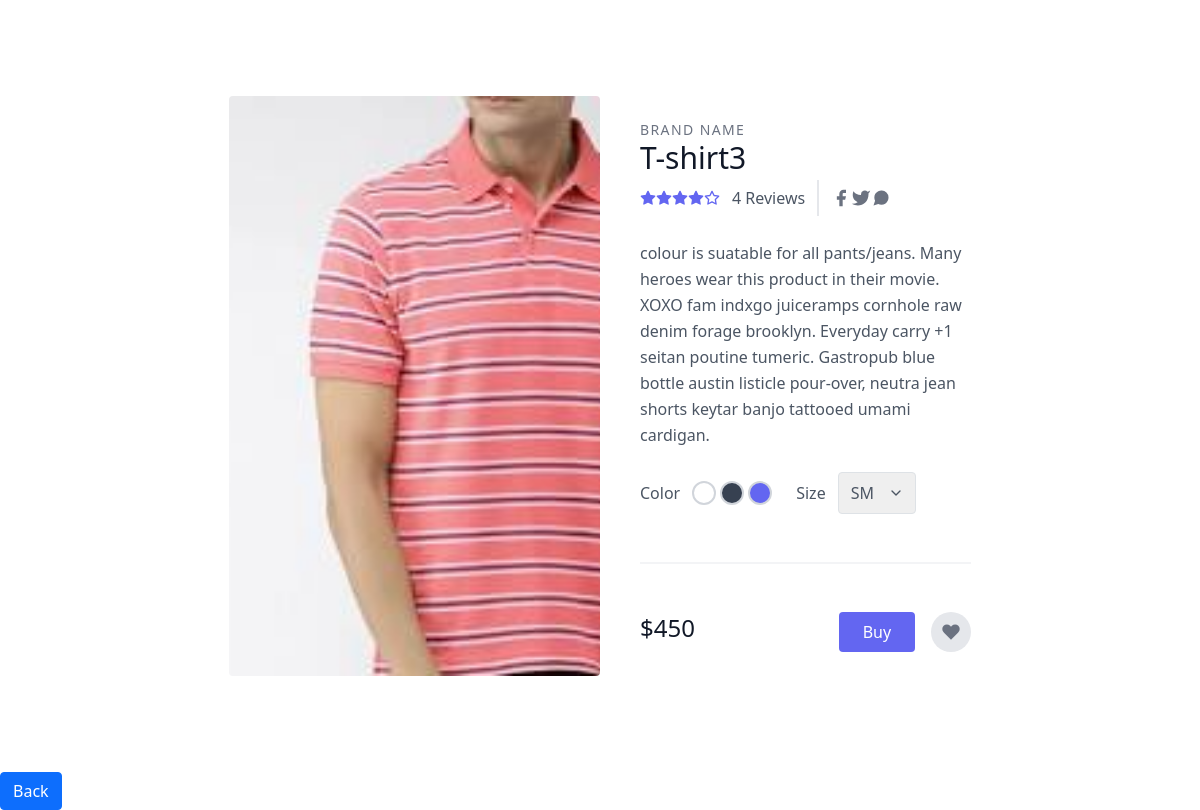
Page /productview/6 on the committed database.
### shop/models.py (models this page shows)
class Product(models.Model):
    Product_id = models.AutoField(primary_key=True)
    Product_name = models.CharField(max_length=200)
    cat = models.CharField(max_length=200,default='')
    desc = models.CharField(max_length=400)
    Price = models.IntegerField(default=0)
    pub_date = models.DateField(default="")
    product_image = models.ImageField(upload_to=None, height_field=None, width_field=None, max_length=None)
    def __str__(self):
        return self.Product_name

### shop/views.py (the view)
# urls.py: path('productview/<int:myid>',views.productview,name='productview'),
def productview(request,myid):
    product = Product.objects.filter(Product_id=myid)
    print(product)
    return render(request,'shop/template/prodview.html',{'product':product[0]})

### shop/template/prodview.html (shortened to what this page needs)
<!doctype html>
<html lang="en">
  <head>
    <link href="https://cdn.jsdelivr.net/npm/bootstrap@5.0.2/dist/css/bootstrap.min.css" rel="stylesheet">
    <link href="https://unpkg.com/tailwindcss@^2/dist/tailwind.min.css" rel="stylesheet">
  </head>
  <body>
    <section class="text-gray-600 body-font overflow-hidden">
  <div class="container px-5 py-24 mx-auto">
    <div class="lg:w-4/5 mx-auto flex flex-wrap">
      <img alt="ecommerce" class="lg:w-1/2 w-full lg:h-auto h-64 object-cover object-center rounded" src="/media/{{product.product_image}}">
      <div class="lg:w-1/2 w-full lg:pl-10 lg:py-6 mt-6 lg:mt-0">
        <h2 class="text-sm title-font text-gray-500 tracking-widest">BRAND NAME</h2>
        <h1 class="text-gray-900 text-3xl title-font font-medium mb-1">{{product}}</h1>
        <div class="flex mb-4">
          <span class="flex items-center">
            <svg fill="currentColor" stroke="currentColor" stroke-linecap="round" stroke-linejoin="round" stroke-width="2" class="w-4 h-4 text-indigo-500" viewBox="0 0 24 24">
              <path d="M12 2l3.09 6.26L22 9.27l-5 4.87 1.18 6.88L12 17.77l-6.18 3.25L7 14.14 2 9.27l6.91-1.01L12 2z"></path>
            </svg>
            <svg fill="currentColor" stroke="currentColor" stroke-linecap="round" stroke-linejoin="round" stroke-width="2" class="w-4 h-4 text-indigo-500" viewBox="0 0 24 24">
              <path d="M12 2l3.09 6.26L22 9.27l-5 4.87 1.18 6.88L12 17.77l-6.18 3.25L7 14.14 2 9.27l6.91-1.01L12 2z"></path>
            </svg>
            <svg fill="currentColor" stroke="currentColor" stroke-linecap="round" stroke-linejoin="round" stroke-width="2" class="w-4 h-4 text-indigo-500" viewBox="0 0 24 24">
              <path d="M12 2l3.09 6.26L22 9.27l-5 4.87 1.18 6.88L12 17.77l-6.18 3.25L7 14.14 2 9.27l6.91-1.01L12 2z"></path>
            </svg>
            <svg fill="currentColor" stroke="currentColor" stroke-linecap="round" stroke-linejoin="round" stroke-width="2" class="w-4 h-4 text-indigo-500" viewBox="0 0 24 24">
              <path d="M12 2l3.09 6.26L22 9.27l-5 4.87 1.18 6.88L12 17.77l-6.18 3.25L7 14.14 2 9.27l6.91-1.01L12 2z"></path>
            </svg>
            <svg fill="none" stroke="currentColor" stroke-linecap="round" stroke-linejoin="round" stroke-width="2" class="w-4 h-4 text-indigo-500" viewBox="0 0 24 24">
              <path d="M12 2l3.09 6.26L22 9.27l-5 4.87 1.18 6.88L12 17.77l-6.18 3.25L7 14.14 2 9.27l6.91-1.01L12 2z"></path>
            </svg>
            <span class="text-gray-600 ml-3">4 Reviews</span>
          </span>
          <span class="flex ml-3 pl-3 py-2 border-l-2 border-gray-200 space-x-2s">
            <a class="text-gray-500">
              <svg fill="currentColor" stroke-linecap="round" stroke-linejoin="round" stroke-width="2" class="w-5 h-5" viewBox="0 0 24 24">
                <path d="M18 2h-3a5 5 0 00-5 5v3H7v4h3v8h4v-8h3l1-4h-4V7a1 1 0 011-1h3z"></path>
              </svg>
            </a>
            <a class="text-gray-500">
              <svg fill="currentColor" stroke-linecap="round" stroke-linejoin="round" stroke-width="2" class="w-5 h-5" viewBox="0 0 24 24">
                <path d="M23 3a10.9 10.9 0 01-3.14 1.53 4.48 4.48 0 00-7.86 3v1A10.66 10.66 0 013 4s-4 9 5 13a11.64 11.64 0 01-7 2c9 5 20 0 20-11.5a4.5 4.5 0 00-.08-.83A7.72 7.72 0 0023 3z"></path>
              </svg>
            </a>
            <a class="text-gray-500">
            </a>
          </span>
        </div>
        <p class="leading-relaxed"> {{product.desc}} Many heroes wear this product in their movie. XOXO fam indxgo juiceramps cornhole raw denim forage brooklyn. Everyday carry +1 seitan poutine tumeric. Gastropub blue bottle austin listicle pour-over, neutra jean shorts keytar banjo tattooed umami cardigan.</p>
        <div class="flex mt-6 items-center pb-5 border-b-2 border-gray-100 mb-5">
          <div class="flex">
            <span class="mr-3">Color</span>
            <button class="border-2 border-gray-300 rounded-full w-6 h-6 focus:outline-none"></button>
            <button class="border-2 border-gray-300 ml-1 bg-gray-700 rounded-full w-6 h-6 focus:outline-none"></button>
            <button class="border-2 border-gray-300 ml-1 bg-indigo-500 rounded-full w-6 h-6 focus:outline-none"></button>
          </div>
          <div class="flex ml-6 items-center">
            <span class="mr-3">Size</span>
            <div class="relative">
              <select class="rounded border appearance-none border-gray-300 py-2 focus:outline-none focus:ring-2 focus:ring-indigo-200 focus:border-indigo-500 text-base pl-3 pr-10">
                <option>SM</option>
              </select>
              <span class="absolute right-0 top-0 h-full w-10 text-center text-gray-600 pointer-events-none flex items-center justify-center">
              </span>
            </div>
          </div>
        </div>
        <div class="flex">
          <span class="title-font font-medium text-2xl text-gray-900">${{product.Price}}</span>
          <button class="flex ml-auto text-white bg-indigo-500 border-0 py-2 px-6 focus:outline-none hover:bg-indigo-600 rounded">Buy</button>
          <button class="rounded-full w-10 h-10 bg-gray-200 p-0 border-0 inline-flex items-center justify-center text-gray-500 ml-4">
            <svg fill="currentColor" stroke-linecap="round" stroke-linejoin="round" stroke-width="2" class="w-5 h-5" viewBox="0 0 24 24">
              <path d="M20.84 4.61a5.5 5.5 0 00-7.78 0L12 5.67l-1.06-1.06a5.5 5.5 0 00-7.78 7.78l1.06 1.06L12 21.23l7.78-7.78 1.06-1.06a5.5 5.5 0 000-7.78z"></path>
            </svg>
          </button>
        </div>
      </div>
    </div>
  </div>
</section>
<a href ="/"><button class="btn btn-primary cart">Back</button>
  </body>
</html>

### rows in the picture
Product: product_image (picture), Product_name "T-shirt3", desc "colour is suatable for all pants/jeans.", Price "450"
